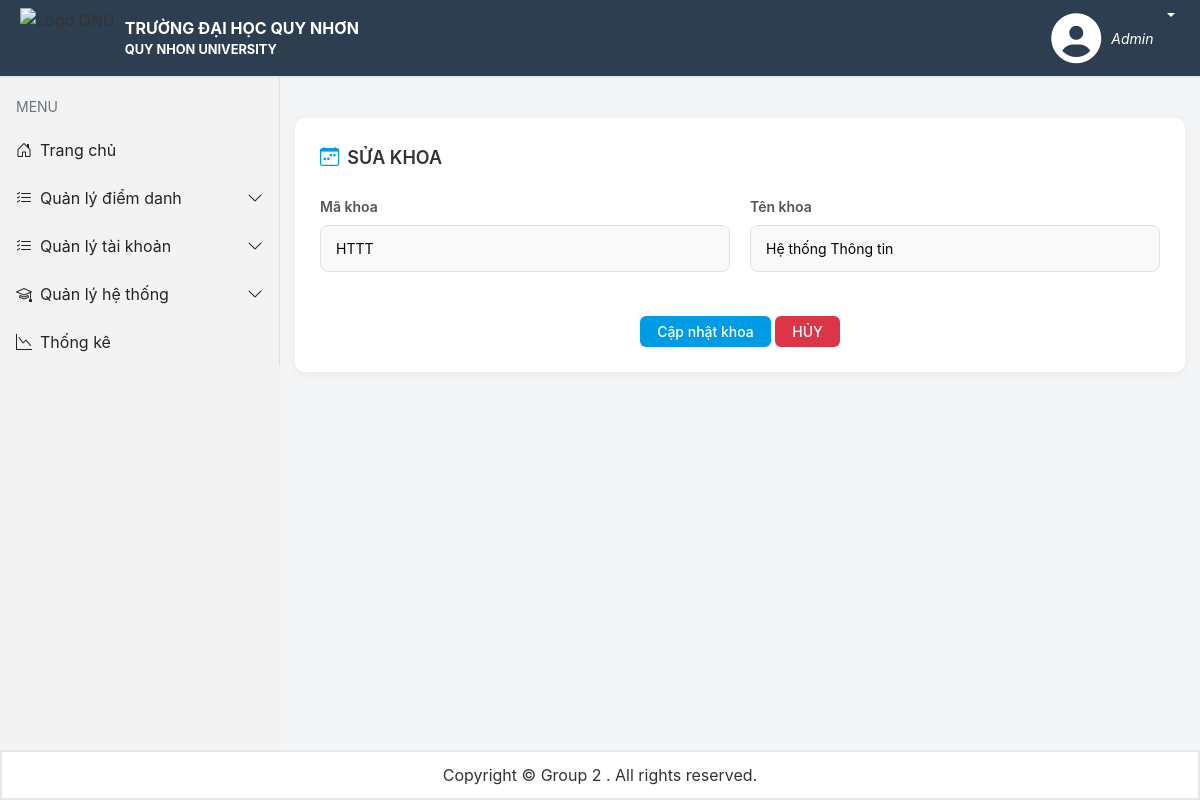
The app's page /Admin/QuanLyHeThong/Khoa/SuaKhoa?KhoaID=HTTT (signed in), older data.
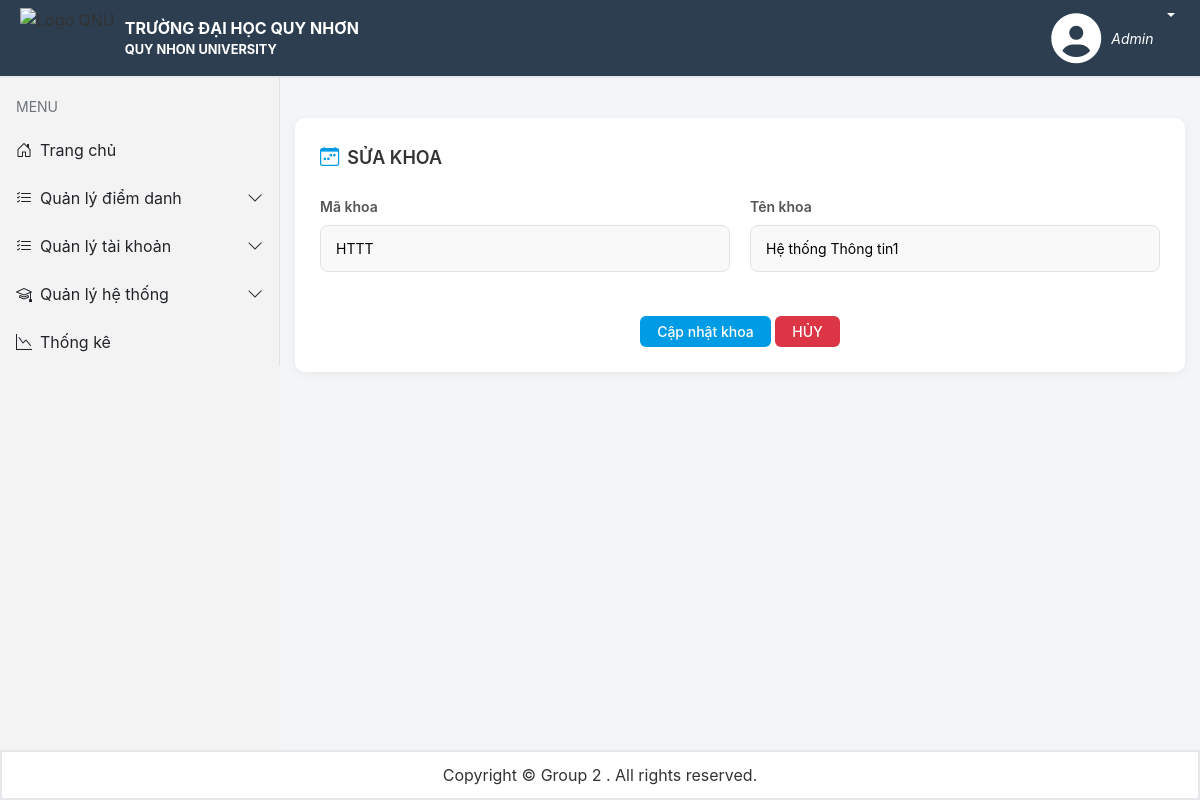
The same page, newer data.
### tables this page shows
CREATE TABLE IF NOT EXISTS `khoa` (
  `MaKhoa` varchar(10) NOT NULL,
  `TenKhoa` varchar(100) NOT NULL,
  PRIMARY KEY (`MaKhoa`)
);

### app/Controllers/BaseController.php (called while the page is built, shortened)
<?php
require_once __DIR__ . '/../Models/Khoa.php';
require_once __DIR__ . '/../Config/database.php';
class BaseController
{
    protected function renderAdmin($title, $render,$data = [])
    {
        require_once __DIR__ . "/../Views/layout.php";
    }
}

### app/Controllers/AdminController.php (called while the page is built, shortened)
<?php
    require_once __DIR__ . '/BaseController.php';
    class AdminController extends BaseController
    {
        public function showSuaKhoa()
        {
            $khoaModel = new Khoa();
            $dataKhoa = $khoaModel->getKhoaByMaKhoa($_GET['KhoaID']);
            $this->renderAdmin("Sửa khoa", "ThemKhoa.php", ['DataKhoa' => $dataKhoa]);
        }
    }
?>

### app/Models/Khoa.php (called while the page is built, shortened)
<?php
    class Khoa
    {
        private $conn = null;
        public function __construct()
        {
           require_once __DIR__ . "/../Config/database.php";
           $this->conn = Database::getConnection();
        }
        public function getKhoaByMaKhoa($makhoa)
        {
            $sql = "Select * from Khoa where MaKhoa = ?";
            $stmt = $this->conn->prepare($sql);
            $stmt->bind_param("s", $makhoa);
            $stmt->execute();
            $result = $stmt->get_result();
            if ($result->num_rows > 0) {
                return $result->fetch_assoc();
            } else {
                return null;
            }
        }
    }
?>

### app/Config/database.php (called while the page is built, shortened)
<?php
class Database
{
    private static $servername = "localhost";
    private static $username = "root";
    private static $password = "";
    private static $dbname = "diemdanhonline";
    private static $conn = null;
    public static function getConnection()
    {
        if (self::$conn === null) {
            self::$conn = new mysqli(self::$servername, self::$username, self::$password, self::$dbname);
        }
        return self::$conn;
    }
}
?>

### app/Views/Admin/ThemKhoa.php (the view)
  <head>
    <link rel="stylesheet" href="public/assets/css/qlhocky.css">
</head>
<div class="page-container">
  <div class="custom-card mb-5">
        <div class="card-toolbar mb-4">
            <div class="toolbar-title">
                <i class="bi bi-calendar-week me-2"></i>
                <span>
                    <?php
                        $dataKhoa = $data['DataKhoa'];
                        if (isset($dataKhoa) && $dataKhoa != null) {
                            echo "SỬA KHOA";
                        } else {
                            echo "THÊM KHOA MỚI";
                        }
                    ?>
                </span>
            </div>
        </div>
        <form action="" class="grid grid-cols-1 md:grid-cols-2 gap-6" method="POST">
            <div>
                <label class="block font-medium mb-2">Mã khoa</label>
                <input type="text" <?php echo isset($dataKhoa) ? 'readonly' : '' ?> name="MaKhoa" value="<?php echo isset($dataKhoa) ? $dataKhoa['MaKhoa'] : '' ?>" class="w-full  border rounded-lg" required>
            </div>
            <div>
                <label class="block font-medium mb-2">Tên khoa</label>
                <input type="text" name="TenKhoa" value="<?php echo isset($dataKhoa) ? $dataKhoa['TenKhoa'] : '' ?>" class="w-full  border rounded-lg" required>
            </div>
            <div class="md:col-span-2 text-center mt-6">
                <button type="submit" class="btn btn-blue text-lg px-12 py-1"><?php echo isset($dataKhoa) ? "Cập nhật khoa" : "Thêm khoa" ?></button>
                <a href="Admin/QuanLyHeThong/Khoa" class="btn btn-red text-lg px-12 py-1">HỦY</a>
            </div>
        </form>
    </div>
</div>

Row changes from the older to the newer data that the page shows:
changed khoa "HTTT": TenKhoa "Hệ thống Thông tin" → "Hệ thống Thông tin1"
